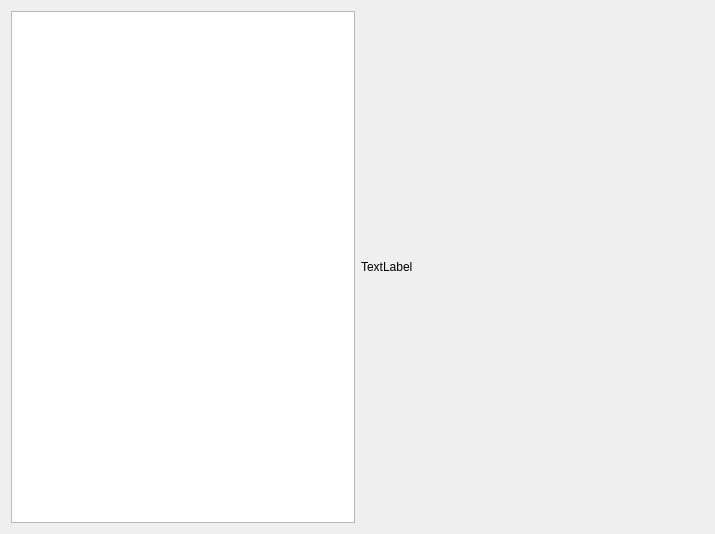
<?xml version="1.0" encoding="UTF-8"?>
<ui version="4.0">
 <class>Widget</class>
 <widget class="QWidget" name="Widget">
  <property name="geometry">
   <rect>
    <x>0</x>
    <y>0</y>
    <width>715</width>
    <height>534</height>
   </rect>
  </property>
  <property name="windowTitle">
   <string>Widget</string>
  </property>
  <layout class="QVBoxLayout" name="verticalLayout">
   <item>
    <layout class="QHBoxLayout" name="horizontalLayout">
     <item>
      <widget class="QListView" name="listView"/>
     </item>
     <item>
      <widget class="QLabel" name="label">
       <property name="sizePolicy">
        <sizepolicy hsizetype="Expanding" vsizetype="Preferred">
         <horstretch>0</horstretch>
         <verstretch>0</verstretch>
        </sizepolicy>
       </property>
       <property name="minimumSize">
        <size>
         <width>0</width>
         <height>0</height>
        </size>
       </property>
       <property name="text">
        <string>TextLabel</string>
       </property>
      </widget>
     </item>
    </layout>
   </item>
  </layout>
 </widget>
 <resources/>
 <connections/>
</ui>
